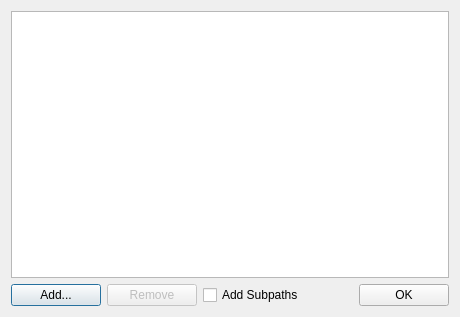
<?xml version="1.0" encoding="UTF-8"?>
<ui version="4.0">
 <class>SearchPathsDialog</class>
 <widget class="QDialog" name="SearchPathsDialog">
  <property name="geometry">
   <rect>
    <x>0</x>
    <y>0</y>
    <width>460</width>
    <height>317</height>
   </rect>
  </property>
  <property name="windowTitle">
   <string>Configure Bitmap Paths</string>
  </property>
  <layout class="QVBoxLayout" name="verticalLayout_2">
   <item>
    <widget class="QListWidget" name="listWidget"/>
   </item>
   <item>
    <layout class="QHBoxLayout" name="horizontalLayout">
     <item>
      <widget class="QPushButton" name="pushButton">
       <property name="minimumSize">
        <size>
         <width>90</width>
         <height>0</height>
        </size>
       </property>
       <property name="text">
        <string>Add...</string>
       </property>
      </widget>
     </item>
     <item>
      <widget class="QPushButton" name="pushButton_2">
       <property name="enabled">
        <bool>false</bool>
       </property>
       <property name="minimumSize">
        <size>
         <width>90</width>
         <height>0</height>
        </size>
       </property>
       <property name="text">
        <string>Remove</string>
       </property>
      </widget>
     </item>
     <item>
      <widget class="QCheckBox" name="checkBox">
       <property name="text">
        <string>Add Subpaths</string>
       </property>
      </widget>
     </item>
     <item>
      <spacer name="horizontalSpacer">
       <property name="orientation">
        <enum>Qt::Horizontal</enum>
       </property>
       <property name="sizeHint" stdset="0">
        <size>
         <width>40</width>
         <height>20</height>
        </size>
       </property>
      </spacer>
     </item>
     <item>
      <widget class="QPushButton" name="pushButton_3">
       <property name="minimumSize">
        <size>
         <width>90</width>
         <height>0</height>
        </size>
       </property>
       <property name="text">
        <string>OK</string>
       </property>
      </widget>
     </item>
    </layout>
   </item>
  </layout>
 </widget>
 <resources/>
 <connections/>
</ui>
